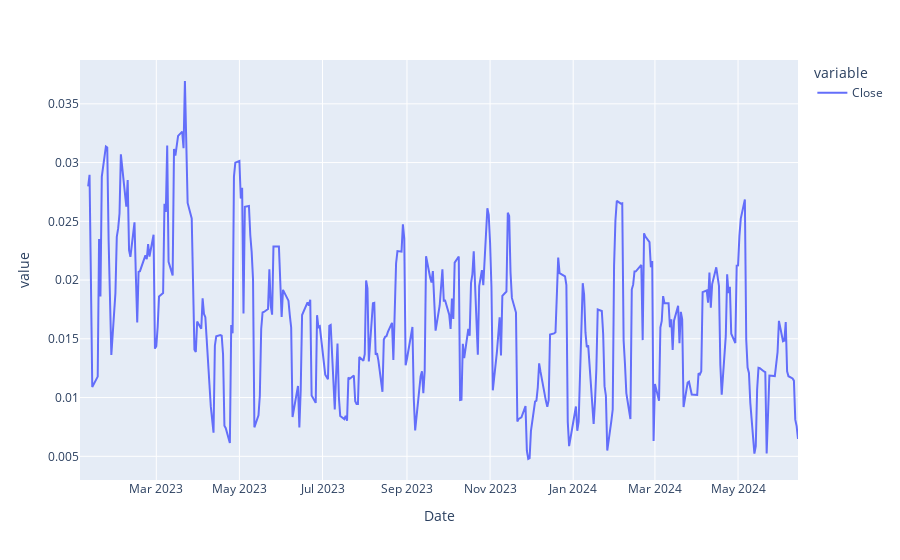

Source (notebook cell):
### Markdown cell above
- Calculate and visualize the rolling standard deviation of log returns over a specified window of trading days

### Code cell
TRADING_DAYS = 5

standard_deviation = log_returns.rolling(window=TRADING_DAYS).std()*np.sqrt(TRADING_DAYS)
standard_deviation.dropna().head()

standard_deviation.plot().show()

### Figure 1 — Plotly figure (JSON) as saved in the notebook; plotly's stock layout.template omitted (floating-point values rounded to 4 significant figures; data arrays with more than 128 entries replaced by an {"elided": "..."} marker saying what was removed)
{"data": [{"hovertemplate": "variable=Close<br>Date=%{x}<br>value=%{y}<extra></extra>", "legendgroup": "Close", "line": {"color": "#636efa", "dash": "solid"}, "marker": {"symbol": "circle"}, "mode": "lines", "name": "Close", "orientation": "v", "showlegend": true, "x": {"elided": "364 str values"}, "xaxis": "x", "y": {"elided": "364 float values"}, "yaxis": "y", "type": "scatter"}], "layout": {"xaxis": {"anchor": "y", "domain": [0, 1], "title": {"text": "Date"}}, "yaxis": {"anchor": "x", "domain": [0, 1], "title": {"text": "value"}}, "legend": {"title": {"text": "variable"}, "tracegroupgap": 0}, "margin": {"t": 60}}}
